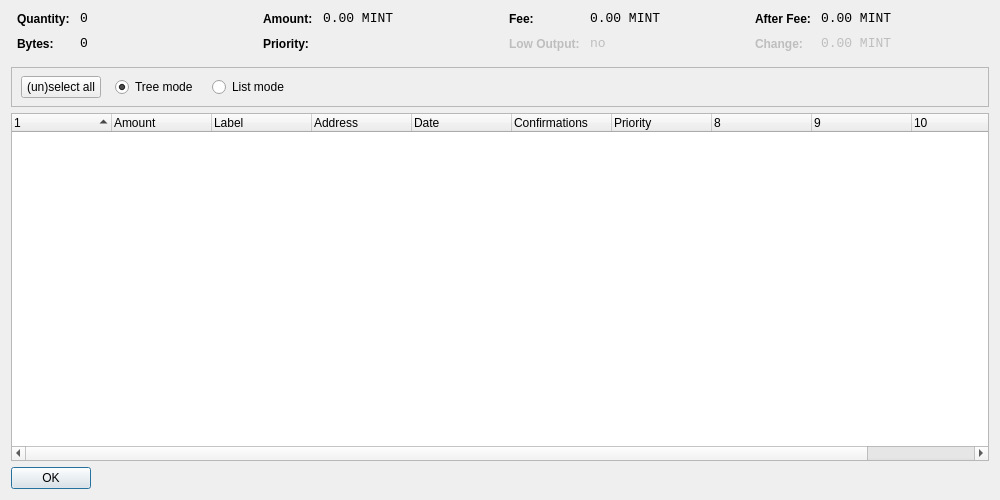
<?xml version="1.0" encoding="UTF-8"?>
<ui version="4.0">
 <class>CoinControlDialog</class>
 <widget class="QDialog" name="CoinControlDialog">
  <property name="geometry">
   <rect>
    <x>0</x>
    <y>0</y>
    <width>1000</width>
    <height>500</height>
   </rect>
  </property>
  <property name="windowTitle">
   <string>Coin Control</string>
  </property>
  <layout class="QVBoxLayout" name="verticalLayout">
   <item>
    <layout class="QHBoxLayout" name="horizontalLayoutTop" stretch="0,0,0,0">
     <property name="topMargin">
      <number>0</number>
     </property>
     <property name="bottomMargin">
      <number>10</number>
     </property>
     <item>
      <layout class="QFormLayout" name="formLayoutCoinControl1">
       <property name="horizontalSpacing">
        <number>10</number>
       </property>
       <property name="verticalSpacing">
        <number>10</number>
       </property>
       <property name="leftMargin">
        <number>6</number>
       </property>
       <property name="rightMargin">
        <number>6</number>
       </property>
       <item row="0" column="0">
        <widget class="QLabel" name="labelCoinControlQuantityText">
         <property name="styleSheet">
          <string notr="true">font-weight:bold;</string>
         </property>
         <property name="text">
          <string>Quantity:</string>
         </property>
        </widget>
       </item>
       <item row="0" column="1">
        <widget class="QLabel" name="labelCoinControlQuantity">
         <property name="font">
          <font>
           <family>Monospace</family>
           <pointsize>10</pointsize>
          </font>
         </property>
         <property name="cursor">
          <cursorShape>IBeamCursor</cursorShape>
         </property>
         <property name="contextMenuPolicy">
          <enum>Qt::ActionsContextMenu</enum>
         </property>
         <property name="text">
          <string>0</string>
         </property>
         <property name="textInteractionFlags">
          <set>Qt::LinksAccessibleByMouse|Qt::TextSelectableByKeyboard|Qt::TextSelectableByMouse</set>
         </property>
        </widget>
       </item>
       <item row="1" column="0">
        <widget class="QLabel" name="labelCoinControlBytesText">
         <property name="styleSheet">
          <string notr="true">font-weight:bold;</string>
         </property>
         <property name="text">
          <string>Bytes:</string>
         </property>
        </widget>
       </item>
       <item row="1" column="1">
        <widget class="QLabel" name="labelCoinControlBytes">
         <property name="font">
          <font>
           <family>Monospace</family>
           <pointsize>10</pointsize>
          </font>
         </property>
         <property name="cursor">
          <cursorShape>IBeamCursor</cursorShape>
         </property>
         <property name="contextMenuPolicy">
          <enum>Qt::ActionsContextMenu</enum>
         </property>
         <property name="text">
          <string>0</string>
         </property>
         <property name="textInteractionFlags">
          <set>Qt::LinksAccessibleByMouse|Qt::TextSelectableByKeyboard|Qt::TextSelectableByMouse</set>
         </property>
        </widget>
       </item>
      </layout>
     </item>
     <item>
      <layout class="QFormLayout" name="formLayoutCoinControl2">
       <property name="horizontalSpacing">
        <number>10</number>
       </property>
       <property name="verticalSpacing">
        <number>10</number>
       </property>
       <property name="leftMargin">
        <number>6</number>
       </property>
       <property name="rightMargin">
        <number>6</number>
       </property>
       <item row="0" column="0">
        <widget class="QLabel" name="labelCoinControlAmountText">
         <property name="styleSheet">
          <string notr="true">font-weight:bold;</string>
         </property>
         <property name="text">
          <string>Amount:</string>
         </property>
        </widget>
       </item>
       <item row="0" column="1">
        <widget class="QLabel" name="labelCoinControlAmount">
         <property name="font">
          <font>
           <family>Monospace</family>
           <pointsize>10</pointsize>
          </font>
         </property>
         <property name="cursor">
          <cursorShape>IBeamCursor</cursorShape>
         </property>
         <property name="contextMenuPolicy">
          <enum>Qt::ActionsContextMenu</enum>
         </property>
         <property name="text">
          <string>0.00 MINT</string>
         </property>
         <property name="textInteractionFlags">
          <set>Qt::LinksAccessibleByMouse|Qt::TextSelectableByKeyboard|Qt::TextSelectableByMouse</set>
         </property>
        </widget>
       </item>
       <item row="1" column="0">
        <widget class="QLabel" name="labelCoinControlPriorityText">
         <property name="styleSheet">
          <string notr="true">font-weight:bold;</string>
         </property>
         <property name="text">
          <string>Priority:</string>
         </property>
        </widget>
       </item>
       <item row="1" column="1">
        <widget class="QLabel" name="labelCoinControlPriority">
         <property name="font">
          <font>
           <family>Monospace</family>
           <pointsize>10</pointsize>
          </font>
         </property>
         <property name="cursor">
          <cursorShape>IBeamCursor</cursorShape>
         </property>
         <property name="contextMenuPolicy">
          <enum>Qt::ActionsContextMenu</enum>
         </property>
         <property name="text">
          <string/>
         </property>
         <property name="textInteractionFlags">
          <set>Qt::LinksAccessibleByMouse|Qt::TextSelectableByKeyboard|Qt::TextSelectableByMouse</set>
         </property>
        </widget>
       </item>
      </layout>
     </item>
     <item>
      <layout class="QFormLayout" name="formLayoutCoinControl3">
       <property name="horizontalSpacing">
        <number>10</number>
       </property>
       <property name="verticalSpacing">
        <number>10</number>
       </property>
       <property name="leftMargin">
        <number>6</number>
       </property>
       <property name="rightMargin">
        <number>6</number>
       </property>
       <item row="0" column="0">
        <widget class="QLabel" name="labelCoinControlFeeText">
         <property name="styleSheet">
          <string notr="true">font-weight:bold;</string>
         </property>
         <property name="text">
          <string>Fee:</string>
         </property>
        </widget>
       </item>
       <item row="0" column="1">
        <widget class="QLabel" name="labelCoinControlFee">
         <property name="font">
          <font>
           <family>Monospace</family>
           <pointsize>10</pointsize>
          </font>
         </property>
         <property name="cursor">
          <cursorShape>IBeamCursor</cursorShape>
         </property>
         <property name="contextMenuPolicy">
          <enum>Qt::ActionsContextMenu</enum>
         </property>
         <property name="text">
          <string>0.00 MINT</string>
         </property>
         <property name="textInteractionFlags">
          <set>Qt::LinksAccessibleByMouse|Qt::TextSelectableByKeyboard|Qt::TextSelectableByMouse</set>
         </property>
        </widget>
       </item>
       <item row="1" column="0">
        <widget class="QLabel" name="labelCoinControlLowOutputText">
         <property name="enabled">
          <bool>false</bool>
         </property>
         <property name="styleSheet">
          <string notr="true">font-weight:bold;</string>
         </property>
         <property name="text">
          <string>Low Output:</string>
         </property>
        </widget>
       </item>
       <item row="1" column="1">
        <widget class="QLabel" name="labelCoinControlLowOutput">
         <property name="enabled">
          <bool>false</bool>
         </property>
         <property name="font">
          <font>
           <family>Monospace</family>
           <pointsize>10</pointsize>
          </font>
         </property>
         <property name="cursor">
          <cursorShape>IBeamCursor</cursorShape>
         </property>
         <property name="contextMenuPolicy">
          <enum>Qt::ActionsContextMenu</enum>
         </property>
         <property name="text">
          <string>no</string>
         </property>
         <property name="textInteractionFlags">
          <set>Qt::LinksAccessibleByMouse|Qt::TextSelectableByKeyboard|Qt::TextSelectableByMouse</set>
         </property>
        </widget>
       </item>
      </layout>
     </item>
     <item>
      <layout class="QFormLayout" name="formLayoutCoinControl4">
       <property name="horizontalSpacing">
        <number>10</number>
       </property>
       <property name="verticalSpacing">
        <number>10</number>
       </property>
       <property name="leftMargin">
        <number>6</number>
       </property>
       <property name="rightMargin">
        <number>6</number>
       </property>
       <item row="0" column="0">
        <widget class="QLabel" name="labelCoinControlAfterFeeText">
         <property name="styleSheet">
          <string notr="true">font-weight:bold;</string>
         </property>
         <property name="text">
          <string>After Fee:</string>
         </property>
        </widget>
       </item>
       <item row="0" column="1">
        <widget class="QLabel" name="labelCoinControlAfterFee">
         <property name="font">
          <font>
           <family>Monospace</family>
           <pointsize>10</pointsize>
          </font>
         </property>
         <property name="cursor">
          <cursorShape>IBeamCursor</cursorShape>
         </property>
         <property name="contextMenuPolicy">
          <enum>Qt::ActionsContextMenu</enum>
         </property>
         <property name="text">
          <string>0.00 MINT</string>
         </property>
         <property name="textInteractionFlags">
          <set>Qt::LinksAccessibleByMouse|Qt::TextSelectableByKeyboard|Qt::TextSelectableByMouse</set>
         </property>
        </widget>
       </item>
       <item row="1" column="0">
        <widget class="QLabel" name="labelCoinControlChangeText">
         <property name="enabled">
          <bool>false</bool>
         </property>
         <property name="styleSheet">
          <string notr="true">font-weight:bold;</string>
         </property>
         <property name="text">
          <string>Change:</string>
         </property>
        </widget>
       </item>
       <item row="1" column="1">
        <widget class="QLabel" name="labelCoinControlChange">
         <property name="enabled">
          <bool>false</bool>
         </property>
         <property name="font">
          <font>
           <family>Monospace</family>
           <pointsize>10</pointsize>
          </font>
         </property>
         <property name="cursor">
          <cursorShape>IBeamCursor</cursorShape>
         </property>
         <property name="contextMenuPolicy">
          <enum>Qt::ActionsContextMenu</enum>
         </property>
         <property name="text">
          <string>0.00 MINT</string>
         </property>
         <property name="textInteractionFlags">
          <set>Qt::LinksAccessibleByMouse|Qt::TextSelectableByKeyboard|Qt::TextSelectableByMouse</set>
         </property>
        </widget>
       </item>
      </layout>
     </item>
    </layout>
   </item>
   <item>
    <widget class="QFrame" name="frame">
     <property name="minimumSize">
      <size>
       <width>0</width>
       <height>40</height>
      </size>
     </property>
     <property name="frameShape">
      <enum>QFrame::StyledPanel</enum>
     </property>
     <property name="frameShadow">
      <enum>QFrame::Sunken</enum>
     </property>
     <widget class="QWidget" name="horizontalLayoutWidget">
      <property name="geometry">
       <rect>
        <x>10</x>
        <y>0</y>
        <width>781</width>
        <height>41</height>
       </rect>
      </property>
      <layout class="QHBoxLayout" name="horizontalLayoutPanel" stretch="0,0,0,0">
       <property name="spacing">
        <number>14</number>
       </property>
       <item>
        <widget class="QPushButton" name="pushButtonSelectAll">
         <property name="sizePolicy">
          <sizepolicy hsizetype="Maximum" vsizetype="Fixed">
           <horstretch>0</horstretch>
           <verstretch>0</verstretch>
          </sizepolicy>
         </property>
         <property name="text">
          <string>(un)select all</string>
         </property>
        </widget>
       </item>
       <item>
        <widget class="QRadioButton" name="radioTreeMode">
         <property name="sizePolicy">
          <sizepolicy hsizetype="Maximum" vsizetype="Fixed">
           <horstretch>0</horstretch>
           <verstretch>0</verstretch>
          </sizepolicy>
         </property>
         <property name="text">
          <string>Tree mode</string>
         </property>
         <property name="checked">
          <bool>true</bool>
         </property>
        </widget>
       </item>
       <item>
        <widget class="QRadioButton" name="radioListMode">
         <property name="sizePolicy">
          <sizepolicy hsizetype="Maximum" vsizetype="Fixed">
           <horstretch>0</horstretch>
           <verstretch>0</verstretch>
          </sizepolicy>
         </property>
         <property name="text">
          <string>List mode</string>
         </property>
        </widget>
       </item>
       <item>
        <spacer name="horizontalSpacer">
         <property name="orientation">
          <enum>Qt::Horizontal</enum>
         </property>
         <property name="sizeHint" stdset="0">
          <size>
           <width>40</width>
           <height>20</height>
          </size>
         </property>
        </spacer>
       </item>
      </layout>
     </widget>
    </widget>
   </item>
   <item>
    <widget class="CoinControlTreeWidget" name="treeWidget">
     <property name="contextMenuPolicy">
      <enum>Qt::CustomContextMenu</enum>
     </property>
     <property name="sortingEnabled">
      <bool>false</bool>
     </property>
     <property name="columnCount">
      <number>11</number>
     </property>
     <attribute name="headerShowSortIndicator" stdset="0">
      <bool>true</bool>
     </attribute>
     <attribute name="headerStretchLastSection">
      <bool>false</bool>
     </attribute>
     <column>
      <property name="text">
       <string/>
      </property>
     </column>
     <column>
      <property name="text">
       <string>Amount</string>
      </property>
      <property name="background">
       <color>
        <red>0</red>
        <green>0</green>
        <blue>0</blue>
       </color>
      </property>
     </column>
     <column>
      <property name="text">
       <string>Label</string>
      </property>
     </column>
     <column>
      <property name="text">
       <string>Address</string>
      </property>
     </column>
     <column>
      <property name="text">
       <string>Date</string>
      </property>
     </column>
     <column>
      <property name="text">
       <string>Confirmations</string>
      </property>
      <property name="toolTip">
       <string>Confirmed</string>
      </property>
     </column>
     <column>
      <property name="text">
       <string>Priority</string>
      </property>
     </column>
     <column>
      <property name="text">
       <string/>
      </property>
     </column>
     <column>
      <property name="text">
       <string/>
      </property>
     </column>
     <column>
      <property name="text">
       <string/>
      </property>
     </column>
     <column>
      <property name="text">
       <string/>
      </property>
     </column>
    </widget>
   </item>
   <item>
    <widget class="QDialogButtonBox" name="buttonBox">
     <property name="sizePolicy">
      <sizepolicy hsizetype="Maximum" vsizetype="Fixed">
       <horstretch>0</horstretch>
       <verstretch>0</verstretch>
      </sizepolicy>
     </property>
     <property name="orientation">
      <enum>Qt::Horizontal</enum>
     </property>
     <property name="standardButtons">
      <set>QDialogButtonBox::Ok</set>
     </property>
    </widget>
   </item>
  </layout>
 </widget>
 <customwidgets>
  <customwidget>
   <class>CoinControlTreeWidget</class>
   <extends>QTreeWidget</extends>
   <header>coincontroltreewidget.h</header>
  </customwidget>
 </customwidgets>
 <resources/>
 <connections/>
</ui>
